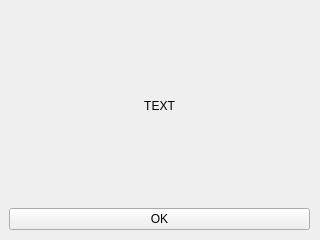
<?xml version="1.0" encoding="UTF-8"?>
<ui version="4.0">
 <class>Form</class>
 <widget class="QWidget" name="Form">
  <property name="geometry">
   <rect>
    <x>0</x>
    <y>0</y>
    <width>320</width>
    <height>240</height>
   </rect>
  </property>
  <property name="windowTitle">
   <string>Form</string>
  </property>
  <widget class="QWidget" name="verticalLayoutWidget">
   <property name="geometry">
    <rect>
     <x>9</x>
     <y>9</y>
     <width>301</width>
     <height>221</height>
    </rect>
   </property>
   <layout class="QVBoxLayout" name="verticalLayout">
    <item>
     <widget class="QLabel" name="label">
      <property name="text">
       <string>TEXT</string>
      </property>
      <property name="alignment">
       <set>Qt::AlignmentFlag::AlignCenter</set>
      </property>
     </widget>
    </item>
    <item>
     <widget class="QPushButton" name="pushButton">
      <property name="text">
       <string>OK</string>
      </property>
     </widget>
    </item>
   </layout>
  </widget>
 </widget>
 <resources/>
 <connections/>
</ui>
